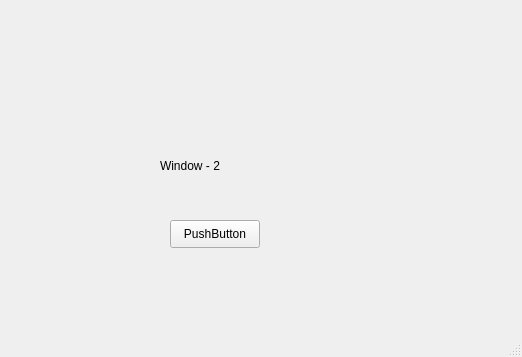
<?xml version="1.0" encoding="UTF-8"?>
<ui version="4.0">
 <class>MainWindow</class>
 <widget class="QMainWindow" name="MainWindow">
  <property name="geometry">
   <rect>
    <x>0</x>
    <y>0</y>
    <width>522</width>
    <height>357</height>
   </rect>
  </property>
  <property name="windowTitle">
   <string>MainWindow</string>
  </property>
  <widget class="QWidget" name="centralwidget">
   <widget class="QLabel" name="label">
    <property name="geometry">
     <rect>
      <x>160</x>
      <y>120</y>
      <width>211</width>
      <height>91</height>
     </rect>
    </property>
    <property name="text">
     <string>Window - 2</string>
    </property>
   </widget>
   <widget class="QPushButton" name="btn_exit">
    <property name="geometry">
     <rect>
      <x>170</x>
      <y>220</y>
      <width>90</width>
      <height>28</height>
     </rect>
    </property>
    <property name="text">
     <string>PushButton</string>
    </property>
   </widget>
  </widget>
  <widget class="QMenuBar" name="menubar">
   <property name="geometry">
    <rect>
     <x>0</x>
     <y>0</y>
     <width>522</width>
     <height>22</height>
    </rect>
   </property>
  </widget>
  <widget class="QStatusBar" name="statusbar"/>
 </widget>
 <resources/>
 <connections/>
</ui>
